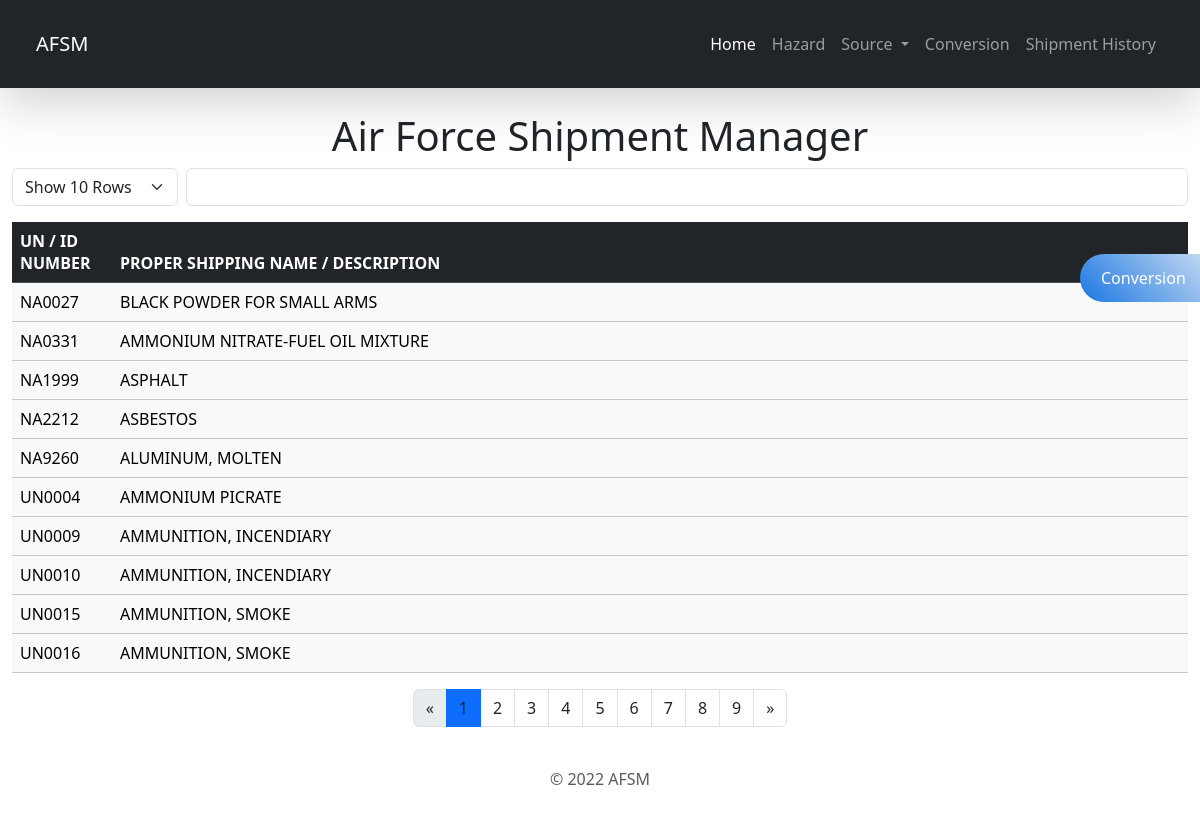
The page / on the database its author committed.
### search/models.py (models this page shows, shortened)
class Product(models.Model):
    un = models.CharField(max_length=200)
    psn = models.CharField(max_length=200)
    hazard = models.CharField(max_length=200)
    subrisk = models.CharField(max_length=200)
    pg = models.CharField(max_length=200)
    sp = models.CharField(max_length=200)
    paragraph = models.CharField(max_length=200)

### search/views.py (the view)
# urls.py: path('', views.index, name='index'),
def index(request):
    products = Product.objects.order_by('un').all()
    context = {'products': products}
    return render(request, 'search/index.html', context)

### search/templates/search/index.html (shortened to what this page needs)
{% load bootstrap5 %}
{% bootstrap_css %}
{% load static %}
<!DOCTYPE html>
<html>
<head>
    <link rel="stylesheet" href="{% static 'search/style.css' %}">
</head>
<body>
    <nav class="navbar navbar-expand-lg navbar-dark bg-dark p-4 shadow-lg mb-4">
        <div class="container-fluid">
            <a class="navbar-brand" href="{% url 'index' %}">AFSM</a>
            <div class="collapse navbar-collapse" id="navbarNavAltMarkup">
                <div class="navbar-nav ms-auto">
                    <a class="nav-link active" aria-current="page" href="{% url 'index' %}">Home</a>
                    <a class="nav-link" href="{% url 'hazard' %}">Hazard</a>
                    <div class="collapse navbar-collapse" id="navbarNavDarkDropdown">
                        <ul class="navbar-nav">
                          <li class="nav-item dropdown">
                            <a class="nav-link dropdown-toggle" href="#" id="navbarDarkDropdownMenuLink" role="button" data-bs-toggle="dropdown" aria-expanded="false">
                              Source
                            </a>
                          </li>
                        </ul>
                      </div>
                    <a class="nav-link" href="{% url 'conversion' %}">Conversion</a>
                    <a class="nav-link" href="{% url 'shipmentHistory' %}">Shipment History</a>
                </div>
            </div>
        </div>
    </nav>
    <div class="fixed">
        <a href="" class="button" type="button" data-bs-toggle="modal" data-bs-target="#unitModal">
            <div class="buttonDiv bg-b-blue">
                Conversion
            </div>
        </a>
    </div>
    <div class="container-fluid mt-4 table-responsive">
        <h1 class="text-center"> Air Force Shipment Manager </h1>
        <div class="mb-3 d-flex">
            <div class="me-2">
                <select class="form-select" id="maxRows">
                    <option value="10">Show 10 Rows</option>
                </select>
            </div>
            <div class="flex-grow-1">
                <input class="form-control" type="text" id="filterInput" placeholder="">
            </div>
        </div>
        <table id="table-id" class="table table-light table-hover">
            <thead class="table-dark">
                <tr>
                    <th width="100">UN / ID NUMBER</th>
                    <th>PROPER SHIPPING NAME / DESCRIPTION </th>
                </tr>
            </thead>
            <tbody id="pnTable">
                {% for product in products %}
                <tr class="clickable filtered" onclick="window.location='/products/{{ product.id }}' ">
                    <td scope="col"> {{ product.un }} </td>
                    <td scope="col"> {{ product.psn }} </td>
                </tr>
                {% endfor%}
            </tbody>
        </table>
        <nav>
            <ul class="pagination justify-content-center">
                <li class="page-item disabled" data-page="prev">
                    <a class="page-link link-dark">
                        <span aria-hidden="true">&laquo;</span>
                    </a>
                </li>
                <li class="page-item" data-page="next">
                    <a class="page-link link-dark">
                        <span aria-hidden="true">&raquo;</span>
                    </a>
                </li>
            </ul>
        </nav>
        <footer class="py-3 my-4">
            <p class="text-center text-muted">© 2022 AFSM</p>
        </footer>
    </div>
</body>
</html>

### search/static/search/style.css (style rules this page uses)
* { margin: 0; padding: 0; box-sizing: border-box; }
body { background-image: url('https://upload.wikimedia.org/wikipedia/commons/3/36/C17_aircraft_alt.jpg'); background-repeat: no-repeat; background-attachment: fixed; background-size: cover; }
.fixed { position: fixed; top: 30%; right: 0; width: 120px; z-index: 999; }
.button { display: block; border: 0; line-height: 3; margin-bottom: 0.3em; outline: none; text-decoration: none; color: #fff; width: 120px; font-size: 16px; border-radius: 20px 0 0 20px; }
.buttonDiv { padding: 0 21px; border-radius: 30px 0 0 30px; }
.bg-b-blue { background: linear-gradient(45deg, #1a77e2, #bfd6f1); }

### rows shown on the page
Product: un "NA0027", psn "BLACK POWDER FOR SMALL ARMS"
Product: un "NA0331", psn "AMMONIUM NITRATE-FUEL OIL MIXTURE"
Product: un "NA1999", psn "ASPHALT"
Product: un "NA2212", psn "ASBESTOS"
Product: un "NA9260", psn "ALUMINUM, MOLTEN"
Product: un "UN0004", psn "AMMONIUM PICRATE"
Product: un "UN0009", psn "AMMUNITION, INCENDIARY"
Product: un "UN0010", psn "AMMUNITION, INCENDIARY"
Product: un "UN0015", psn "AMMUNITION, SMOKE"
Product: un "UN0016", psn "AMMUNITION, SMOKE"
